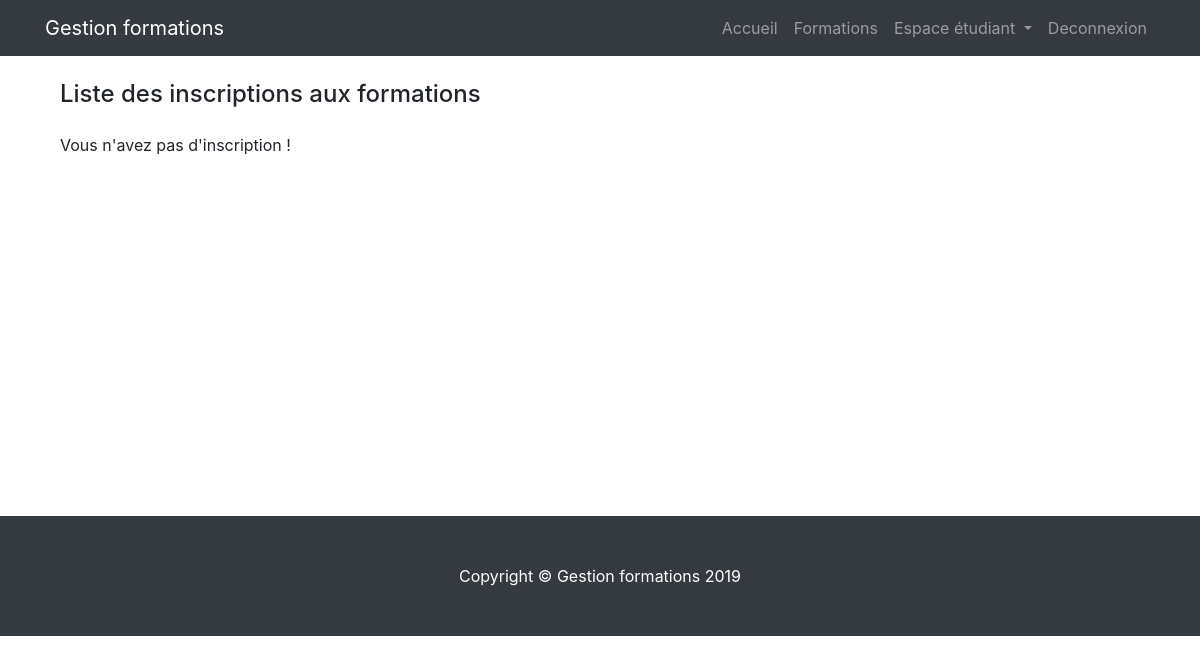
Before: /training/my_training/ (signed in) with the older database file.
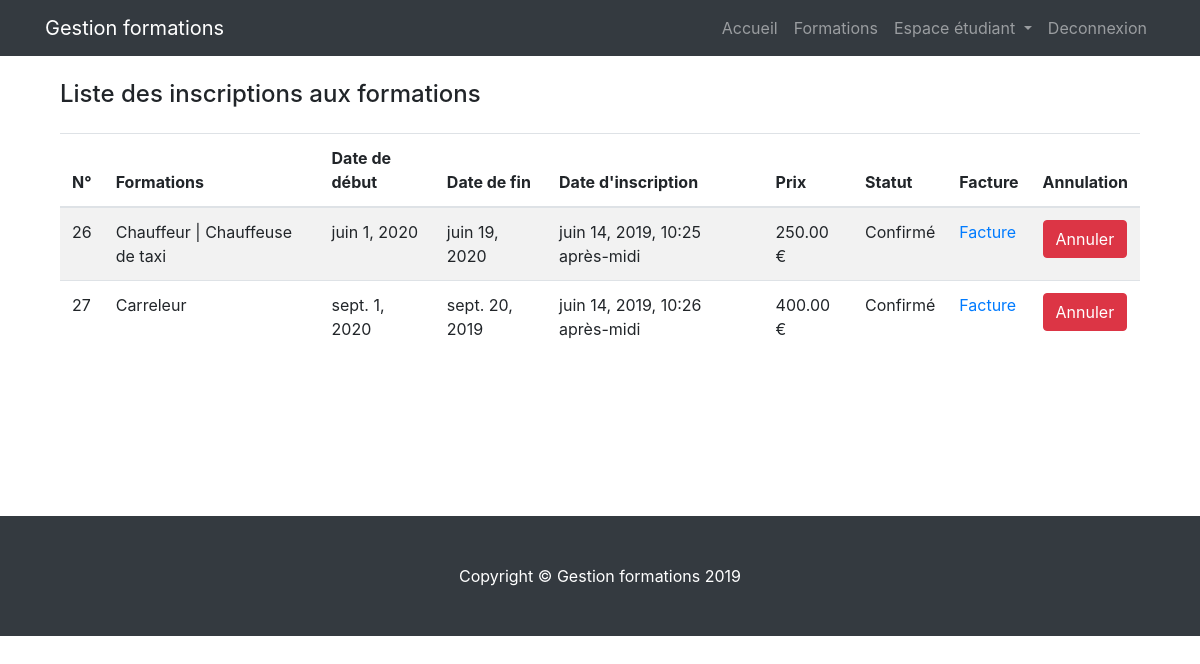
After: the same page with the newer database file.
### booking/models.py (models this page shows, shortened)
class RegistrationSession(models.Model):
    session=models.ForeignKey(Session,verbose_name='Session',on_delete=models.CASCADE)
    student=models.ForeignKey(Profile,verbose_name='Etudiant',on_delete=models.CASCADE,limit_choices_to={'user_type': 1})
    date_of_registration=models.DateTimeField(verbose_name="Date d' inscription",auto_now=True,null=True)
    STATUS = (
            (1, 'En Attente'),
            (2, 'Confirmé'),
            (3, 'Annulé'),
        )
    status = models.PositiveSmallIntegerField(verbose_name='Statut',choices=STATUS,default=1)
    class Meta:
        verbose_name="Inscription à une session"
        verbose_name_plural='Inscription aux sessions'
    """
    Méthode qui permet de savoir le nombre de place déja réservée pour une session determinée.
    """
    """
    Méthode qui permet de voir le nombre de place disponible
    pour une session de formation transmise en paramètre.

    """

### training/models.py (models this page shows, shortened)
class Session(models.Model):
    date_of_begin=models.DateField(verbose_name='Date de début',null=True)
    date_of_finish=models.DateField(verbose_name='Date de fin',null=True)
    seats_max=models.IntegerField(verbose_name='Nombre de places',null=True)
    training = models.ForeignKey(Training, on_delete=models.CASCADE)
    teacher = models.ForeignKey(Profile, on_delete=models.CASCADE, verbose_name='Formateur',
                                limit_choices_to={'user_type': 2},default=2)
    full=models.BooleanField(verbose_name='Complet',default=False)
    class Meta:
        verbose_name='Session'
        verbose_name_plural = 'Sessions'

class Training(models.Model):
    name=models.CharField(verbose_name='Nom de la formation', max_length=150)
    description=models.TextField(verbose_name='Description')
    price=models.DecimalField(verbose_name='Prix',max_digits=6,decimal_places=2)
    category=models.ForeignKey(Category,on_delete=models.CASCADE, verbose_name='Catégorie')
    number_hours=models.IntegerField(verbose_name='Nombre d''heures')
    image_training = models.ImageField(verbose_name='Image Formation',upload_to='training', blank=True)
    image_thumbnail = ImageSpecField(source='image_training',
                                      processors=[ResizeToFill(700, 400)],
                                      format='JPEG',
                                      options={'quality': 99})
    image_detail_thumbnail = ImageSpecField(source='image_training',
                                     processors=[ResizeToFill(900, 400)],
                                     format='JPEG',
                                     options={'quality': 99})
    class Meta:
        verbose_name='Formation'
        verbose_name_plural = 'Formations'

### training/views.py (the view)
# urls.py: path('my_training/',views.my_training,name='my_training'),
@login_required(login_url='/account/login/')
def my_training(request):
    current_user=request.user.profile
    booking_user=RegistrationSession.objects.filter(student=current_user).exclude(status=3)
    return render(request,'training/my_training.html',{'booking_user':booking_user})

### training/templates/training/my_training.html (shortened to what this page needs)
{% extends 'base.html' %}
{% load crispy_forms_tags %}
{% block content %}
<div class="container">
    <div class="row">
        <div class="col-sm-12">
            <h4 class="my-4">Liste des inscriptions aux formations</h4>
            {% if not booking_user %}
                <p>Vous n'avez pas d'inscription ! </p>
            {% else %}
                <table class="table table-striped">
                      <thead>
                        <tr>
                          <th scope="col">N°</th>
                          <th scope="col">Formations</th>
                          <th scope="col">Date de début</th>
                          <th scope="col">Date de fin</th>
                          <th scope="col">Date d'inscription</th>
                          <th scope="col">Prix</th>
                          <th scope="col">Statut</th>
                          <th scope="col">Facture</th>
                          <th scope="col">Annulation</th>
                        </tr>
                      </thead>
                      <tbody>
                            {% for booking in booking_user  %}
                                <tr>
                                    <form class="update_status" method="POST" action="{% url 'training:update_registration' id_registration=booking.pk %}">
                                        <td>{{booking.id}}</td>
                                        <td>{{booking.session.training.name}}</td>
                                        <td>{{booking.session.date_of_begin}}</td>
                                        <td>{{booking.session.date_of_finish}}</td>
                                        <td>{{booking.date_of_registration}}</td>
                                        <td>{{booking.session.training.price}} €</td>
                                        <td>{{booking.get_status_display}}</td>
                                        <td><a href="{% url 'billing:print_invoice' id_session=booking.session.pk %}">Facture</a></td>
                                        <td><input type="submit" class="btn btn-danger" value="Annuler"></td>
                                    </form>
                                </tr>
                            {% endfor%}
                      </tbody>
                </table>
            {% endif %}
        </div>
    </div>
</div>
{% endblock content %}

### templates/base.html (shortened to what this page needs)
<!DOCTYPE html>
<html lang="fr">
<head>
{% load static %}
  <link href="{% static 'css/bootstrap.min.css' %}" rel="stylesheet">
  <link href="{% static 'css/index.css' %}" rel="stylesheet">
</head>
<body>
  {% include 'nav.html'%}
  <div class="container">
   {% block content %}
   {% endblock content%}
  </div>
  <footer class="footer py-5 bg-dark">
    <div class="container">
      <p class="m-0 text-center text-white">Copyright &copy; Gestion formations 2019</p>
    </div>
  </footer>
</body>
</html>

### templates/nav.html (shortened to what this page needs)
<nav class="navbar fixed-top navbar-expand-lg navbar-dark bg-dark fixed-top">
  <div class="container">
    <a class="navbar-brand" href="{% url 'home:home' %}">Gestion formations</a>
    <div class="collapse navbar-collapse" id="navbarResponsive">
      <ul class="navbar-nav ml-auto">
        <li class="nav-item">
          <a class="nav-link" href="{% url 'home:home' %}">Accueil</a>
        </li>
        <li class="nav-item">
          <a class="nav-link" href="{% url 'training:list_training'%}">Formations</a>
        </li>
        {% if  user.is_authenticated and user.profile.user_type == 1 %}
        <li class="nav-item dropdown">
          <a class="nav-link dropdown-toggle" href="#" id="navbarDropdownPortfolio" data-toggle="dropdown" aria-haspopup="true" aria-expanded="false">
            Espace étudiant
          </a>
        </li>
        {% endif %}
        {% if user.is_authenticated %}
        <li class="nav-item">
          <a class="nav-link" href="{% url 'logout' %}">Deconnexion</a>
        </li>
        {% endif %}
      </ul>
    </div>
  </div>
</nav>

### static/css/index.css (style rules this page uses)
body { padding-top: 56px; }

### training/templates/training/my_training.html (style rules this page uses)
.row { min-height:460px; }

Changed rows visible on the page:
added RegistrationSession: id "26", session.training.name "Chauffeur | Chauffeuse de taxi", session.date_of_begin "juin 1, 2020", session.date_of_finish "juin 19, 2020", date_of_registration "juin 14, 2019, 10:25 après-midi", session.training.price "250.00", status "Confirmé"
added RegistrationSession: id "27", session.training.name "Carreleur", session.date_of_begin "sept. 1, 2020", session.date_of_finish "sept. 20, 2019", date_of_registration "juin 14, 2019, 10:26 après-midi", session.training.price "400.00", status "Confirmé"
Other visible differences:
text no longer shown: "Vous n'avez pas d'inscription !"
text now shown: "N° Formations Date de début Date de fin Date d'inscription Prix Statut Facture Annulation"
